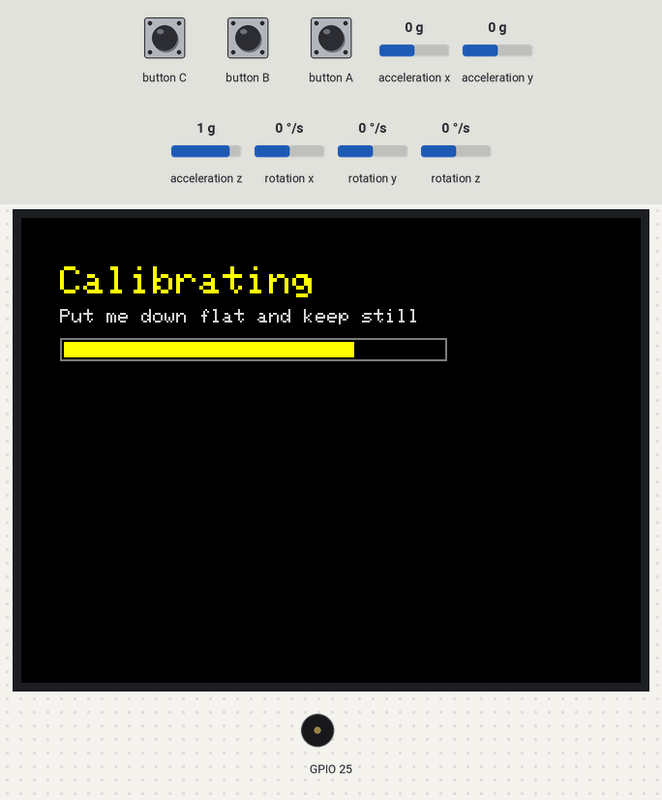
Simulated run of this sketch. Board: ESP32. Parts: 320×240 colour display, buzzer (waves = sounding). Inputs (shaded band) come from the test bench; at power-on: rotation x 0 °/s, rotation y 0 °/s, rotation z 0 °/s, acceleration x 0 g, acceleration y 0 g, acceleration z 1 g. What the sketch prints to the serial monitor is not drawn.

Above: at 1.3 s.
1.4 s: rotation x set to 100 °/s
At 1.88 s:
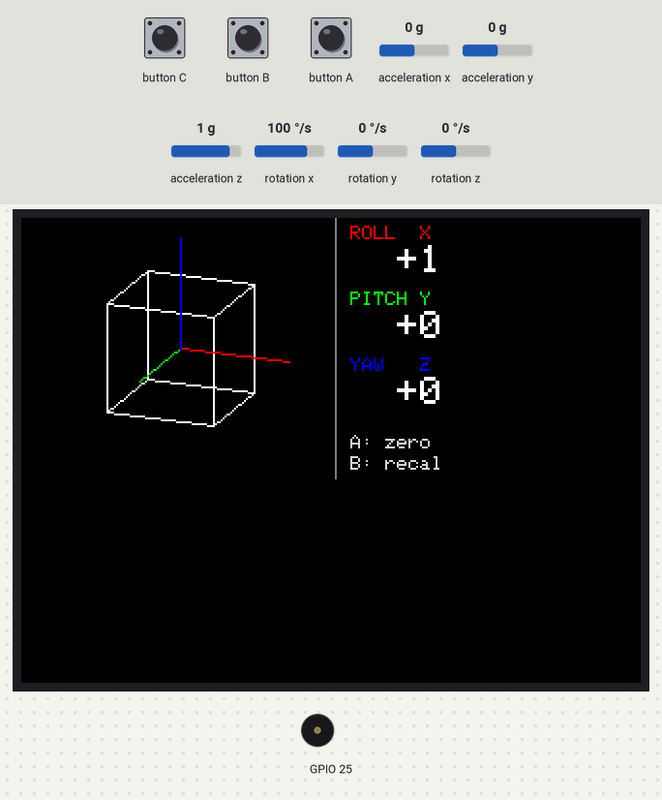
3.7 s: rotation y set to -192 °/s
At 4.13 s:
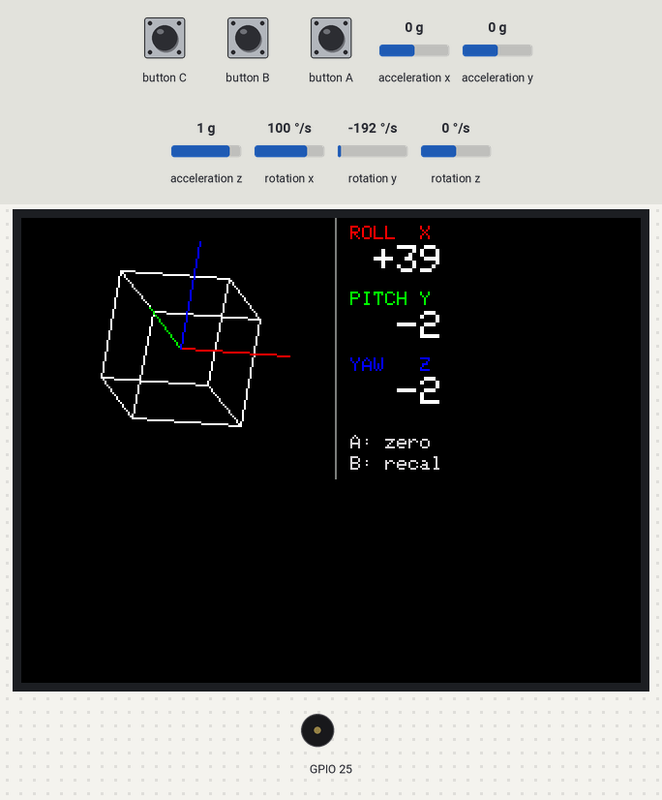
6.7 s: rotation z set to -100 °/s
At 7.15 s:
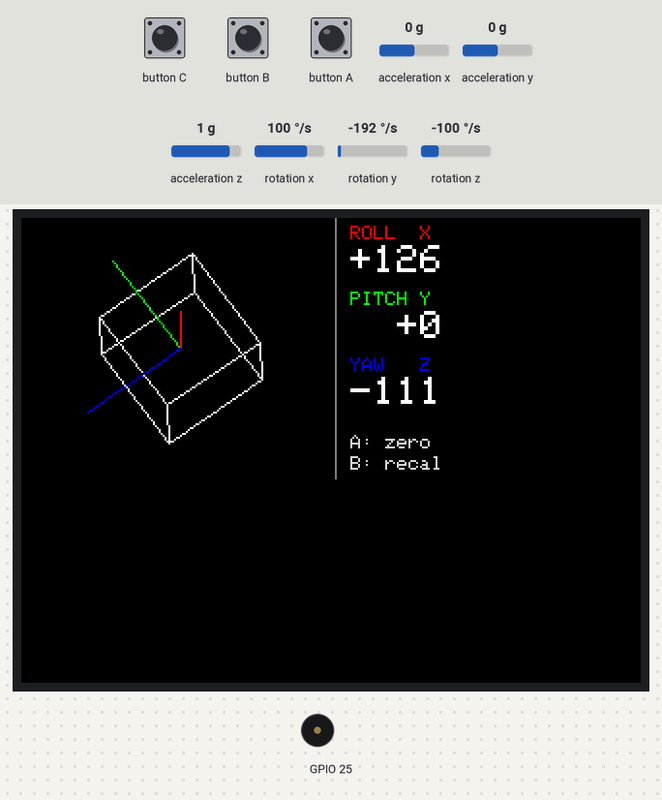
9.2 s: button B pressed for 1 s
At 9.41 s:
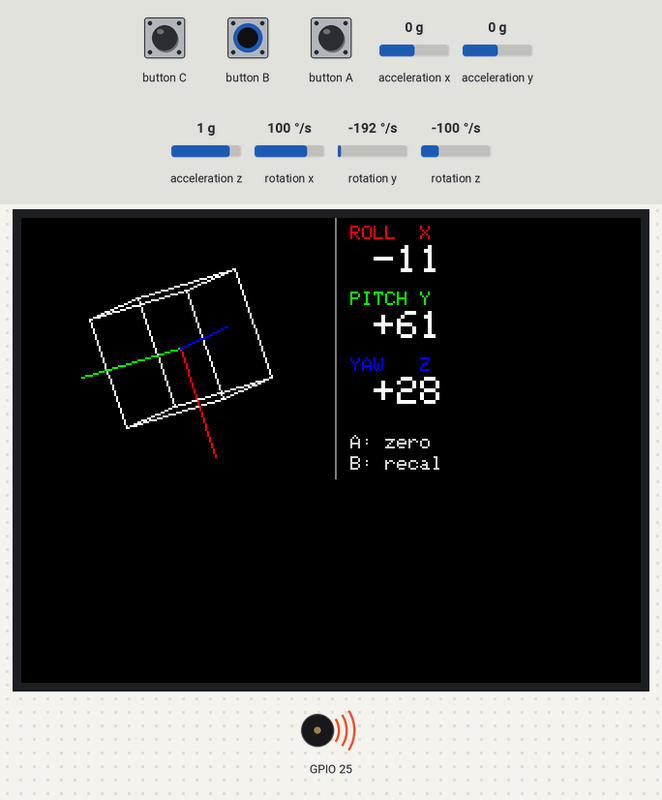
10.8 s: rotation y set to 104 °/s
At 13.16 s:
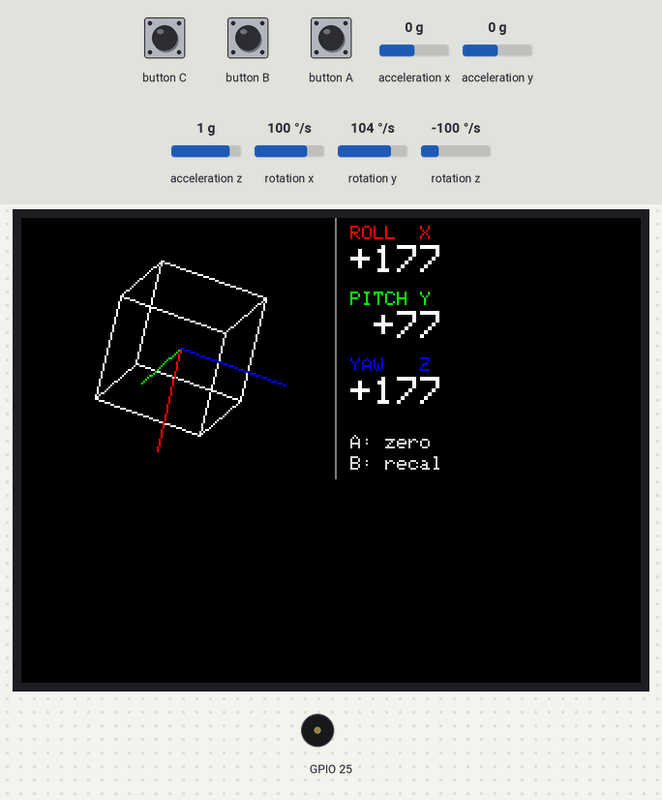
13.8 s: button A pressed for 0.15 s
At 16.92 s:
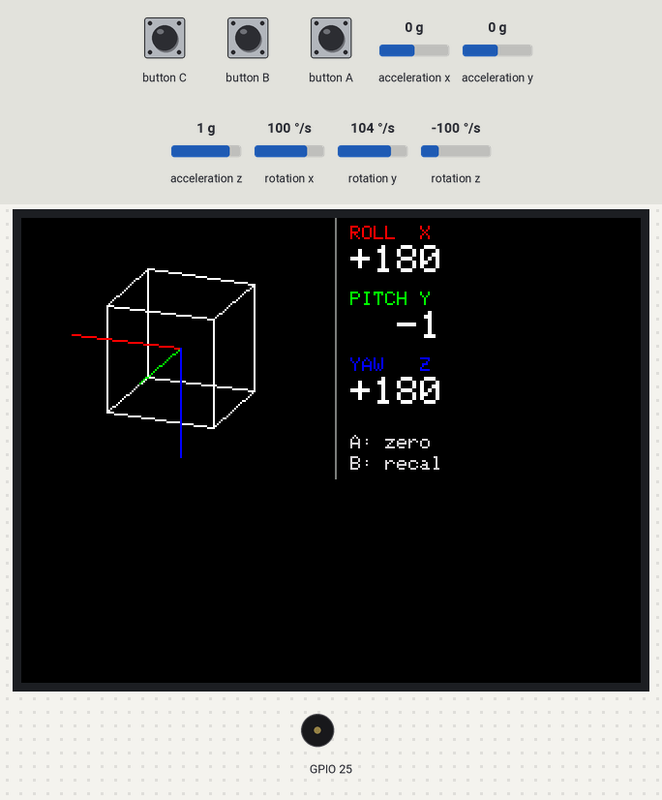
Timing chart, 0 to 18.4 s (numbered marks = the images above; inputs shaded):
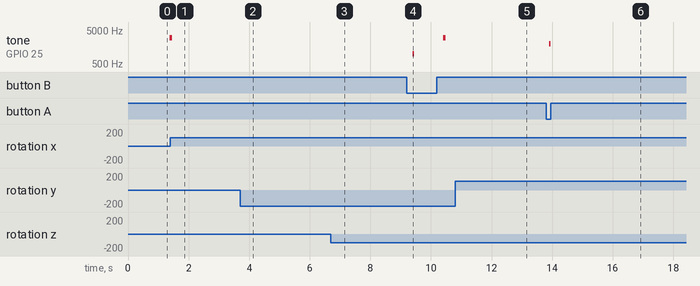

The sketch:

BarTone_OrientationCube.ino
```cpp
// BarTone - Orientation cube (factory style) with roll, pitch and yaw values
//
// A mix of M5Stack's factory IMU demo and BarTone_Orientation:
//   - The cube is drawn exactly like the factory demo: white wireframe,
//     red/green/blue axis lines, the same 3D viewing angle.
//   - But it moves using the gyro + accelerometer together (a "Mahony filter"),
//     so unlike the factory demo it can also show yaw (turning flat on a table).
//   - The right side shows the live values: roll (X), pitch (Y) and yaw (Z).
//
// How to use:
//   1. Turn it on and put it down flat. It calibrates the gyro for 1 s
//      (it starts again by itself if you move it).
//   2. Pick it up and tilt/turn it. The cube and numbers follow.
//
// Buttons:
//   A (front "M5"): set roll, pitch and yaw to 0 in the current position
//   B (side):       recalibrate the gyro (put it down still for 1 s)
//
// Yaw has no compass to correct it, so it slowly drifts. Press A to re-zero.

#include <M5Unified.h>

// We draw everything into this off-screen image first, then copy it to the
// screen in one go. That stops the screen flickering.
M5Canvas canvas(&M5.Display);

const float DEG2RAD = 0.0174533f;  // multiply degrees by this to get radians
const float RAD2DEG = 57.2958f;    // multiply radians by this to get degrees

// ---- Sensitivity: tweak these ----
const float GYRO_DEADBAND = 1.0f;  // deg/s, slower rotation than this is ignored as noise
const float KP = 0.5f;             // how fast gravity pulls roll/pitch back (lower = calmer)
const float SMOOTHING = 0.2f;      // display smoothing, 0..1 (the factory demo also used 0.2)

// ---- Calibration ----
const uint32_t CAL_US = 1000000;        // calibrate for 1 s
const float CAL_JUMP_ACCEL    = 0.10f;  // g, one reading jumping away from the average = moved
const float CAL_JUMP_GYRO     = 10.0f;  // deg/s
const float CAL_MAX_ACCEL_STD = 0.03f;  // g, overall wobble across the whole second
const float CAL_MAX_GYRO_STD  = 2.0f;   // deg/s

// The sensor is read in a separate task on the ESP32's other CPU core, so it
// never misses readings while the screen is being drawn. This struct is how
// that task passes its results to the drawing code in loop().
struct Shared {
  float q[4];        // orientation relative to the zero position (quaternion)
  bool calibrating;  // true while calibrating
  bool calMoved;     // true if calibration had to restart because the stick moved
  int progress;      // calibration progress, 0-100 %
};
Shared shared = { { 1, 0, 0, 0 }, true, false, 0 };
portMUX_TYPE mux = portMUX_INITIALIZER_UNLOCKED;  // lock so both cores don't touch `shared` at once

// =====================================================================
// Orientation maths
// =====================================================================
// Orientation is stored as a quaternion q[4] = {w, x, y, z}: a compact way to
// describe any 3D rotation without the problems angles have when you flip over.

// Scale q so its length is 1 (rounding errors slowly stretch it otherwise)
void normalize(float q[4]) {
  float n = sqrtf(q[0] * q[0] + q[1] * q[1] + q[2] * q[2] + q[3] * q[3]);
  for (int i = 0; i < 4; i++) q[i] /= n;
}

// Starting orientation from gravity alone: the rotation that turns the
// measured "down" direction into straight down (+Z = up)
void quatFromAccel(float q[4], float ax, float ay, float az) {
  float n = sqrtf(ax * ax + ay * ay + az * az);
  ax /= n; ay /= n; az /= n;
  if (az < -0.999f) {  // upside down: special case to avoid dividing by zero
    q[0] = 0; q[1] = 1; q[2] = 0; q[3] = 0;
    return;
  }
  q[0] = 1 + az; q[1] = ay; q[2] = -ax; q[3] = 0;
  normalize(q);
}

// Update the orientation using the gyro (Mahony filter).
// gx/gy/gz = rotation speed in rad/s, dt = time since last reading in seconds.
// kp > 0 also nudges it towards what gravity says is down, cancelling gyro drift
// in roll and pitch. (Yaw can't be corrected this way: gravity doesn't change
// when you turn flat on a table.)
void mahonyUpdate(float q[4], float gx, float gy, float gz,
                  float ax, float ay, float az, float kp, float dt) {
  float n = sqrtf(ax * ax + ay * ay + az * az);
  if (kp > 0 && n > 0) {
    ax /= n; ay /= n; az /= n;
    // Where we currently think "up" is, in the stick's own frame
    float vx = 2 * (q[1] * q[3] - q[0] * q[2]);
    float vy = 2 * (q[0] * q[1] + q[2] * q[3]);
    float vz = q[0] * q[0] - q[1] * q[1] - q[2] * q[2] + q[3] * q[3];
    // The difference between that and the measured gravity becomes a small correction
    gx += kp * (ay * vz - az * vy);
    gy += kp * (az * vx - ax * vz);
    gz += kp * (ax * vy - ay * vx);
  }
  // Rotate q by the gyro reading over this time step
  gx *= 0.5f * dt; gy *= 0.5f * dt; gz *= 0.5f * dt;
  float a = q[0], b = q[1], c = q[2], d = q[3];
  q[0] += -b * gx - c * gy - d * gz;
  q[1] +=  a * gx + c * gz - d * gy;
  q[2] +=  a * gy - b * gz + d * gx;
  q[3] +=  a * gz + b * gy - c * gx;
  normalize(q);
}

// out = conj(ref) * q: the rotation from the zero position (ref) to now (q)
void relativeQuat(float out[4], const float ref[4], const float q[4]) {
  float a0 = ref[0], a1 = -ref[1], a2 = -ref[2], a3 = -ref[3];
  out[0] = a0 * q[0] - a1 * q[1] - a2 * q[2] - a3 * q[3];
  out[1] = a0 * q[1] + a1 * q[0] + a2 * q[3] - a3 * q[2];
  out[2] = a0 * q[2] - a1 * q[3] + a2 * q[0] + a3 * q[1];
  out[3] = a0 * q[3] + a1 * q[2] - a2 * q[1] + a3 * q[0];
}

// =====================================================================
// Calibration: average 1 s of readings, start again if the stick moves
// =====================================================================

struct Calibrator {
  float sum[6], sq[6];  // running totals: accel x,y,z then gyro x,y,z
  int count;            // number of readings so far
  uint32_t startUs;     // when this calibration started

  void reset(uint32_t now) {
    memset(sum, 0, sizeof(sum));
    memset(sq, 0, sizeof(sq));
    count = 0;
    startUs = now;
  }
  float mean(int i) { return sum[i] / count; }
  float stdev(int i) {
    float m = mean(i);
    return sqrtf(fmaxf(sq[i] / count - m * m, 0));
  }
  // Add a reading. Returns false if it jumped too far from the average (stick moved).
  bool add(const float s[6]) {
    if (count > 10) {
      for (int i = 0; i < 6; i++) {
        float limit = i < 3 ? CAL_JUMP_ACCEL : CAL_JUMP_GYRO;
        if (fabsf(s[i] - mean(i)) > limit) return false;
      }
    }
    for (int i = 0; i < 6; i++) {
      sum[i] += s[i];
      sq[i] += s[i] * s[i];
    }
    count++;
    return true;
  }
  // Returns false if the readings wobbled too much overall
  bool steady() {
    for (int i = 0; i < 3; i++) if (stdev(i) > CAL_MAX_ACCEL_STD) return false;
    for (int i = 3; i < 6; i++) if (stdev(i) > CAL_MAX_GYRO_STD) return false;
    return true;
  }
};

// =====================================================================
// Sensor task: runs on core 0, reads the IMU ~1000 times a second
// =====================================================================

void imuTask(void*) {
  float q[4] = { 1, 0, 0, 0 };    // current orientation
  float ref[4] = { 1, 0, 0, 0 };  // orientation when A was last pressed (the "zero")
  float bias[3] = { 0, 0, 0 };    // gyro reading when still (subtracted from every reading)
  Calibrator cal;
  bool calibrating = true, calMoved = false;
  uint32_t lastUs = micros();
  cal.reset(lastUs);

  for (;;) {
    M5.update();  // read the buttons

    if (M5.BtnA.wasPressed() && !calibrating) {  // A: zero in the current position
      memcpy(ref, q, sizeof(q));
      M5.Speaker.tone(2000, 50);
    }
    if (M5.BtnB.wasPressed()) {  // B: recalibrate
      calibrating = true;
      calMoved = false;
      cal.reset(micros());
      M5.Speaker.tone(1000, 50);
    }

    // ---- Read the sensor ----
    M5.Imu.update();
    auto d = M5.Imu.getImuData();
    uint32_t now = micros();
    float dt = (now - lastUs) * 1e-6f;  // seconds since the last reading
    lastUs = now;
    if (dt > 0.05f) dt = 0.05f;         // guard against a long pause

    if (calibrating) {
      float s[6] = { d.accel.x, d.accel.y, d.accel.z, d.gyro.x, d.gyro.y, d.gyro.z };
      if (!cal.add(s)) {
        cal.reset(now);  // moved: start again
        calMoved = true;
      } else if (now - cal.startUs >= CAL_US) {
        if (!cal.steady()) {
          cal.reset(now);  // too wobbly overall: start again
          calMoved = true;
        } else {
          // Whatever the gyro read while still is its error: subtract it from now on
          for (int i = 0; i < 3; i++) bias[i] = cal.mean(3 + i);
          // Start the orientation from gravity, and call this position "zero"
          quatFromAccel(q, cal.mean(0), cal.mean(1), cal.mean(2));
          memcpy(ref, q, sizeof(q));
          calibrating = false;
          calMoved = false;
          M5.Speaker.tone(3000, 80);
        }
      }
    } else {
      float ax = d.accel.x, ay = d.accel.y, az = d.accel.z;                          // g
      float gx = d.gyro.x - bias[0], gy = d.gyro.y - bias[1], gz = d.gyro.z - bias[2];  // deg/s

      // Ignore tiny rotations (sensor noise), so the cube doesn't creep
      if (sqrtf(gx * gx + gy * gy + gz * gz) < GYRO_DEADBAND) gx = gy = gz = 0;

      // Only let gravity correct the tilt when it's feeling about 1 g,
      // i.e. not being shaken
      float an = sqrtf(ax * ax + ay * ay + az * az);
      float kp = fabsf(an - 1.0f) < 0.1f ? KP : 0.0f;
      mahonyUpdate(q, gx * DEG2RAD, gy * DEG2RAD, gz * DEG2RAD, ax, ay, az, kp, dt);
    }

    // ---- Hand the results to the drawing code ----
    float rel[4];
    relativeQuat(rel, ref, q);
    int progress = (now - cal.startUs) * 100 / CAL_US;
    portENTER_CRITICAL(&mux);
    memcpy(shared.q, rel, sizeof(rel));
    shared.calibrating = calibrating;
    shared.calMoved = calMoved;
    shared.progress = progress > 100 ? 100 : progress;
    portEXIT_CRITICAL(&mux);

    vTaskDelay(1);  // let other tasks run for a moment
  }
}

// =====================================================================
// Drawing the cube (factory demo style)
// =====================================================================

// Fixed viewing angles from the factory demo, used to draw 3D on the flat screen
const float sin_alpha = sinf(19.47f * DEG2RAD);
const float cos_alpha = cosf(19.47f * DEG2RAD);
const float sin_gamma = sinf(20.7f * DEG2RAD);
const float cos_gamma = cosf(20.7f * DEG2RAD);

// Where the middle of the cube goes on screen (left part, values on the right)
const int CUBE_X = 82;
const int CUBE_Y = 67;

// The 8 corners of a cube from -30 to +30 pixels (same size as the factory demo)
const float CORNERS[8][3] = {
  { -30, -30, -30 }, { 30, -30, -30 }, { 30, 30, -30 }, { -30, 30, -30 },
  { -30, -30,  30 }, { 30, -30,  30 }, { 30, 30,  30 }, { -30, 30,  30 },
};
// Which corners are joined by the 12 edges
const uint8_t EDGES[12][2] = {
  { 0, 1 }, { 1, 2 }, { 2, 3 }, { 3, 0 },  // bottom square
  { 4, 5 }, { 5, 6 }, { 6, 7 }, { 7, 4 },  // top square
  { 0, 4 }, { 1, 5 }, { 2, 6 }, { 3, 7 },  // vertical edges
};

// Rotate a 3D point by the rotation matrix R, then project it onto the
// screen with the factory demo's viewing angle
void toScreen(const float R[3][3], float x, float y, float z, int& sx, int& sy) {
  // Rotate
  float px = R[0][0] * x + R[0][1] * y + R[0][2] * z;
  float py = R[1][0] * x + R[1][1] * y + R[1][2] * z;
  float pz = R[2][0] * x + R[2][1] * y + R[2][2] * z;
  // Project (same formula as the factory point3Dto2D())
  float x2 = (px * cos_gamma) - (py * sin_gamma);
  float y2 = -(px * sin_gamma * sin_alpha) - (py * cos_gamma * sin_alpha) + (pz * cos_alpha);
  // Centre on screen, flip Y so up is up
  sx = CUBE_X + (int)x2;
  sy = CUBE_Y - (int)y2;
}

void drawCube(const float q[4]) {
  // Turn the quaternion into a 3x3 rotation matrix
  float w = q[0], x = q[1], y = q[2], z = q[3];
  float R[3][3] = {
    { 1 - 2 * (y * y + z * z), 2 * (x * y - w * z), 2 * (x * z + w * y) },
    { 2 * (x * y + w * z), 1 - 2 * (x * x + z * z), 2 * (y * z - w * x) },
    { 2 * (x * z - w * y), 2 * (y * z + w * x), 1 - 2 * (x * x + y * y) },
  };

  // White wireframe cube
  int px[8], py[8];
  for (int i = 0; i < 8; i++) toScreen(R, CORNERS[i][0], CORNERS[i][1], CORNERS[i][2], px[i], py[i]);
  for (auto& e : EDGES) canvas.drawLine(px[e[0]], py[e[0]], px[e[1]], py[e[1]], TFT_WHITE);

  // Axis lines from the centre, 60 pixels long like the factory demo:
  // X = red (roll), Y = green (pitch), Z = blue (yaw)
  int cx, cy, ex, ey;
  toScreen(R, 0, 0, 0, cx, cy);
  toScreen(R, 60, 0, 0, ex, ey); canvas.drawLine(cx, cy, ex, ey, TFT_RED);
  toScreen(R, 0, 60, 0, ex, ey); canvas.drawLine(cx, cy, ex, ey, TFT_GREEN);
  toScreen(R, 0, 0, 60, ex, ey); canvas.drawLine(cx, cy, ex, ey, TFT_BLUE);
}

// One value in the right-hand panel: coloured label, then the number
void drawValue(int y, const char* label, float value, uint16_t color) {
  canvas.setTextSize(1);
  canvas.setTextColor(color);
  canvas.setCursor(170, y);
  canvas.print(label);
  canvas.setTextSize(2);
  canvas.setTextColor(TFT_WHITE);
  canvas.setCursor(170, y + 10);
  canvas.printf("%+4.0f", value);
}

// Calibration screen: title, progress bar, and a warning if the stick moved
void drawCalibrating(int progress, bool moved) {
  canvas.setTextColor(TFT_YELLOW);
  canvas.setTextSize(2);
  canvas.setCursor(20, 25);
  canvas.print("Calibrating");
  canvas.setTextSize(1);
  canvas.setTextColor(TFT_LIGHTGREY);
  canvas.setCursor(20, 47);
  canvas.print("Put me down flat and keep still");
  canvas.drawRect(20, 62, 200, 12, TFT_DARKGREY);
  canvas.fillRect(22, 64, 196 * progress / 100, 8, TFT_YELLOW);
  if (moved) {
    canvas.setTextColor(TFT_RED);
    canvas.setCursor(20, 85);
    canvas.print("Moved! Starting again...");
  }
}

// =====================================================================

void setup() {
  auto cfg = M5.config();
  M5.begin(cfg);                   // starts the screen, IMU, buttons, buzzer and Serial (115200)
  M5.Display.setRotation(1);       // landscape, B button at the top
  M5.Imu.setCalibration(0, 0, 0);  // turn off M5Unified's own auto-calibration; we do our own
  canvas.createSprite(M5.Display.width(), M5.Display.height());

  // Start the sensor task on core 0 (loop() runs on core 1)
  xTaskCreatePinnedToCore(imuTask, "imu", 8192, nullptr, 3, nullptr, 0);
}

// loop() only draws the screen, about 50 times a second
void loop() {
  static float qs[4] = { 1, 0, 0, 0 };  // smoothed orientation for display

  // Take a copy of the latest results from the sensor task
  Shared s;
  portENTER_CRITICAL(&mux);
  s = shared;
  portEXIT_CRITICAL(&mux);

  canvas.fillSprite(TFT_BLACK);

  if (s.calibrating) {
    drawCalibrating(s.progress, s.calMoved);
    memcpy(qs, s.q, sizeof(qs));
  } else {
    // Smooth towards the latest orientation so small jitters don't show
    // (like the factory demo's 20% new / 80% old filter)
    float dot = qs[0] * s.q[0] + qs[1] * s.q[1] + qs[2] * s.q[2] + qs[3] * s.q[3];
    float sign = dot < 0 ? -1.0f : 1.0f;  // q and -q are the same rotation; pick the closer one
    for (int i = 0; i < 4; i++) qs[i] += SMOOTHING * (sign * s.q[i] - qs[i]);
    normalize(qs);

    // Quaternion -> roll, pitch, yaw in degrees
    const float* q = qs;
    float roll  = atan2f(2 * (q[0] * q[1] + q[2] * q[3]), 1 - 2 * (q[1] * q[1] + q[2] * q[2])) * RAD2DEG;
    float sp    = constrain(2 * (q[0] * q[2] - q[3] * q[1]), -1.0f, 1.0f);
    float pitch = asinf(sp) * RAD2DEG;
    float yaw   = atan2f(2 * (q[0] * q[3] + q[1] * q[2]), 1 - 2 * (q[2] * q[2] + q[3] * q[3])) * RAD2DEG;

    drawCube(q);

    // Right-hand panel, colours match the axis lines
    canvas.drawFastVLine(162, 0, 135, TFT_DARKGREY);
    drawValue(4,  "ROLL  X", roll,  TFT_RED);
    drawValue(38, "PITCH Y", pitch, TFT_GREEN);
    drawValue(72, "YAW   Z", yaw,   TFT_BLUE);
    canvas.setTextSize(1);
    canvas.setTextColor(TFT_LIGHTGREY);
    canvas.setCursor(170, 112);
    canvas.print("A: zero");
    canvas.setCursor(170, 123);
    canvas.print("B: recal");

    // Values to the Serial Plotter (Tools > Serial Plotter, 115200 baud)
    Serial.printf("%.1f,%.1f,%.1f\n", roll, pitch, yaw);
  }

  canvas.pushSprite(0, 0);  // copy the finished image to the screen
  delay(20);
}
```

Measured:
- after the input at 1.4 s, the display: first differs from a run without the input after 0.36 s (image 1)
- after the input at 6.7 s, the display: first differs from a run without the input after 0.33 s (image 3)
- after the input at 9.2 s, tone on GPIO 25: silent → 1000 Hz after 0.20 s, → silent 0.05 s later, → 3000 Hz 0.95 s later, → silent 0.08 s later
- after the input at 13.8 s, tone on GPIO 25: silent → 2000 Hz after 0.11 s, → silent 0.05 s later
